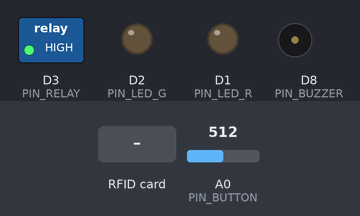
The sketch below on a simulated ESP8266 (NodeMCU). Parts: switched loads named in the sketch (green lamp = pin HIGH), output pins drawn as LEDs (lit = HIGH), buzzer (waves = sounding, pin HIGH). The inputs (shaded band) are chosen by the test bench; at power-on: A0 (PIN_BUTTON) = 512. WiFi joins after 1.5 s; servers stay silent unless stated; uploads are accepted with an empty reply; EEPROM starts erased; what the sketch prints to the serial monitor is not drawn.

Above: at 3.7 s.
3.8 s: RFID card 5E 7A 19 C4 held to the reader
At 5.9 s:
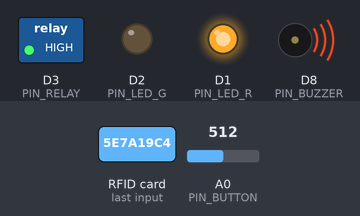
At 11.4 s:
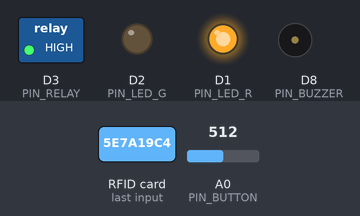
Timing chart, 0 to 12.8 s (numbered marks = the images above; inputs shaded):
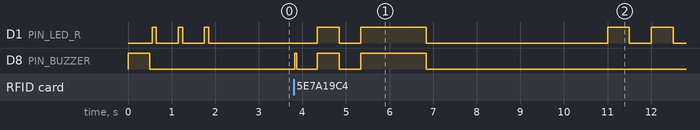

The sketch:

machineController.ino
```cpp
/*
== About ==
    Machine controller code, used for access to control to
    an arbitrary "machine" (eg lathe, mill, 3d printer, etc)

== Behaviour ==
    The machine controller should only allow valid users to power up restircted equipment.

    Features (functional)
     - User may power on machine by presenting a valid access token
     - User will be notified (by a beep and flashing led) if their token is invalid
     - The machine will stay on for a configured length of time once the token is removed
     - The controller will alert the user before their time is up by flashing an LED and beeping
     - The user may re-present their token to extend their time
     - The user may leave their token on the cardreader to make the machine stay on, upon removal
          the user will have the configured timeout before the machine is powered down
     - There is a button that the user can press to powerdown immediately if they are finished
          with the machine before the timeout is up.

    Features (non-functional)
     - The controller will log (to the access system) when a user powers up a machine
     - The controller will log when a machine powers down
     - The controller will log when an unauthorised user tries to power up a machine
     - Wifi connection should survive wifi access point restarts
     - Use of the tokenCache should ensure that once a user has activated a machine they
         should be able to continue to use that machine even if the access system / wifi
         goes down for some reason.

== Hardware ==
    - NodeMCU
    - RC522 RFID card reader
    - 240V 10A Relay module
    - LED's (for status feedback)
    - Active buzzer (for audibile feedback at timeout / timeup)

== Connections ==

    RC522 CardReader -> NodeMCU pin
    - SDA  -> D4
    - SCK  -> D5
    - MOSI -> D7
    - MISO -> D6
    - RST  -> D0
    - IRQ  -> nc
    - GND  -> GND
    - 3.3V -> 3.3V

    Relay -> NodeMCU pin
    - In   -> D3

    LEDs -> NodeMCU pin
    (Pin HIGH = LED on: Pin -> LED -> Resistor -> GND)
    - R -> D1
    - G -> D2

    Active Buzzer -> NodeMCU pin
    - +ve -> D8
    - -ve -> GND

    Button that pulls A0 high when pressed
    Note that because the button is on A0, you'll need to change the code
    if you want to put in on a different pin because we can't digitalRead the
    analogPin on an ESP
    - A0

*/

// Pin Defines
#define PIN_RELAY D3
#define PIN_LED_R D1
#define PIN_LED_G D2
#define PIN_BUZZER D8
#define PIN_BUTTON A0

// Includes
#include "config.h"
#include <ESP8266WiFi.h>
#include <PingKeepAlive.h>
#include <AccessSystem.h>
#include <TokenCache.h>
#include <CardReader522.h>

// Objects
PingKeepAlive pka;
AccessSystem accessSystem(THING_ID);
TokenCache tokenCache(accessSystem);
CardReader522 cardReader;

// Global state
TOKEN_CACHE_ITEM* item;
unsigned long lastOn = 0;

// ActivityLED - blink red led if nothing happening
#define LED_TOGGLE_DELAY 500
unsigned long lastLedToggle = 0;

// last time we beeped about time nearly running out
unsigned long lastTimeoutBeep = 0;

// Button debounce variables
int buttonState;
int lastButtonState = LOW;
unsigned long buttonDebounceTime = 0;
unsigned long buttonDebounceDelay = 50;

void relayOff()
{
    if (digitalRead(PIN_RELAY) == LOW) {
        Serial.println(F("Turning relay off"));
        digitalWrite(PIN_RELAY, HIGH);
    }
}

void relayOn()
{
    Serial.println(F("Turning relay on"));
    digitalWrite(PIN_RELAY, LOW);
}

bool isRelayOn()
{
    return digitalRead(PIN_RELAY)  == LOW;
}

bool isRelayOff()
{
    return !isRelayOn();
}

void redOn()
{
    digitalWrite(PIN_LED_R, HIGH);
}

void redOff()
{
    digitalWrite(PIN_LED_R, LOW);
}

void redToggle()
{
    digitalWrite(PIN_LED_R, !digitalRead(PIN_LED_R));
}

void greenOn()
{
    digitalWrite(PIN_LED_G, HIGH);
}

void greenOff()
{
    digitalWrite(PIN_LED_G, LOW);
}

void buzzerOn()
{
    digitalWrite(PIN_BUZZER, HIGH);
}

void buzzerOff()
{
    digitalWrite(PIN_BUZZER, LOW);
}

void beep(int ms)
{
    buzzerOn();
    delay(ms);
    buzzerOff();
}

void turnOffMachine()
{
    greenOff();
    buzzerOff();
    relayOff();
    lastOn = 0;
    lastTimeoutBeep = 0;
    accessSystem.sendLogMsg("Machine powered down");
}

void setup()
{
    // Init Serial
    Serial.begin(115200);
    Serial.println(F("Machine controller v1"));
    Serial.println(F("Starting..."));

    // Set pin modes
    pinMode(PIN_RELAY, OUTPUT);
    pinMode(PIN_LED_R, OUTPUT);
    pinMode(PIN_LED_G, OUTPUT);
    pinMode(PIN_BUZZER, OUTPUT);
    pinMode(PIN_BUTTON, INPUT);

    // Set initial pin states
    relayOff();
    redOff();
    greenOff();
    beep(500);

    // Init helpers & hardware
    cardReader.init();
    tokenCache.init();

    // Connect to wifi
    Serial.print(F("Connecting wifi"));
    WiFi.mode(WIFI_STA);
    WiFi.begin(WIFI_SSID, WIFI_PWD);
    while(WiFi.status() != WL_CONNECTED) {
        Serial.print(F("."));
        redOn();
        delay(100);
        redOff();
        delay(500);
    }
    Serial.println(F("Connected"));

    accessSystem.sendLogMsg("MachineController startup");
}

void loop()
{
    // Check card reader
    if (cardReader.check()) {
        if (isRelayOff()) {
            Serial.println(F("Machine is off and a new card has been presented"));
            beep(50);
            redOff();
        }

        item = tokenCache.fetch(&cardReader.lastUID, cardReader.lastLen, cardReader.lastToken);

        if (item != NULL) {
            if (item->flags && TOKEN_ACCESS) {
                if (isRelayOff()) {
                    // Permission granted, so open/power the machine
                    item->count++;

                    Serial.print(F("Permission granted: "));
                    Serial.println(item->count);
                    accessSystem.sendLogMsg("Machine powered up by:" + cardReader.lastToken);
                    relayOn();
                }
                // If the relay is already on, no need to beep / turn on,
                // just extend time, make sure buzzer is off and led is on
                greenOn();
                buzzerOff();
                lastOn = millis();
            }
            else
            {
                Serial.println(F("Permission denied."));
                turnOffMachine();
                redOn();
                beep(2000);
                redOff();
                accessSystem.sendLogMsg("Machine access denied to:" + cardReader.lastToken);
            }
        }
        else
        {
            Serial.println(F("Token not found"));
            turnOffMachine();
            redOn();
            beep(500);
            redOff();
            delay(500);
            redOn();
            beep(1500);
            redOff();
            accessSystem.sendLogMsg("Machine access denied to unknown token:" + cardReader.lastToken);
        }
    }

    // Check if we should be turning the machine off, or notifying the user time is nearly up
    if (isRelayOn()) {
        if (millis() - lastOn > ACTIVE_TIME_MS){
            Serial.println(F("Time up, turning machine off"));
            turnOffMachine();

        } else if (millis() - lastOn > PREWARN3_TIME_MS && millis()) {
            // Make sure we only trigger prewarn3 once by checking lastTimeoutBeep != 0
            // Note we do this in a sub-if, rather than in the else-if to stop 2 triggering.
            if (lastTimeoutBeep != 0) {
                Serial.println(F("Prewarn 3 triggered"));
                greenOff();
                buzzerOn();
                lastTimeoutBeep = 0;
            }

        } else if (millis() - lastOn > PREWARN2_TIME_MS && millis() - lastTimeoutBeep > PREWARN2_BEEP_INTERVAL) {
            Serial.println(F("Prewarn 2 triggered"));
            greenOff();
            beep(PREWARN2_BEEP_DURATION);
            greenOn();
            lastTimeoutBeep = millis();

        } else if (millis() - lastOn > PREWARN1_TIME_MS && millis() - lastTimeoutBeep > PREWARN1_BEEP_INTERVAL) {
            Serial.println(F("Prewarn 1 triggered"));
            greenOff();
            beep(PREWARN1_BEEP_DURATION);
            greenOn();
            lastTimeoutBeep = millis();
        }
    }

    // Check power-down button, debounce, etc.
    int reading = analogRead(PIN_BUTTON) > 500 ? HIGH : LOW;
    if (reading != lastButtonState) {
        buttonDebounceTime = millis();
    }
    if (millis() - buttonDebounceTime > buttonDebounceDelay) {
        if (reading != buttonState) {
            buttonState = reading;
            if (buttonState == HIGH) {
                Serial.println(F("Machine off button pressed"));
                turnOffMachine();
            }
        }
    }
    lastButtonState = reading;

    // Allow the cache to sync
    tokenCache.loop();

    // Keep wifi alive
    pka.loop();

    // Gently blink RED led to indicate controller is alive and connected to wifi
    if (millis() - lastLedToggle > LED_TOGGLE_DELAY && pka.isConnected) {
        redToggle();
        lastLedToggle = millis();
    }
}
```

config.h
```cpp
/*
    Configurable stuff for the Machine Controller

    Intention is to duplicate this file for different machines so we can store config in git.
    i.e. have
     - config-3dPrinters.h
     - config-metalLathe.h
     - config-laserCutter.h
    and then copy the appropriate one to config.h when flashing the ESP
*/

// Wifi config
#define WIFI_SSID "swindon-makerspace"
#define WIFI_PWD "makeallthethings"

// Machines thingId in the access system.
#define THING_ID "1"

// Time the machine stays on for once the card is removed from the reader
#define ACTIVE_TIME_MS 10000

// Time at which machine starts a stage 1 timeout alert (slow short beep)
// Should be < ACTIVE_TIME_MS
#define PREWARN1_TIME_MS 5000
#define PREWARN1_BEEP_INTERVAL 1000
#define PREWARN1_BEEP_DURATION 25

// Time at which machine starts a stage 2 timeout alert (fast middling beep)
// Should be > PREWARN1_TIME_MS and < ACTIVE_TIME_MS
#define PREWARN2_TIME_MS 7500
#define PREWARN2_BEEP_INTERVAL 500
#define PREWARN2_BEEP_DURATION 250

// Time at which machine starts a stage 3 timeout alert (continuous beep)
// Should be > PREWARN2_TIME_MS and < ACTIVE_TIME_MS
#define PREWARN3_TIME_MS 9000
```

Measured:
- after the input at 3.8 s, D8 (PIN_BUZZER): goes HIGH 0.05 s, LOW 0.47 s, HIGH 0.50 s, LOW 0.50 s, HIGH 1.5 s, then LOW, starting at once
